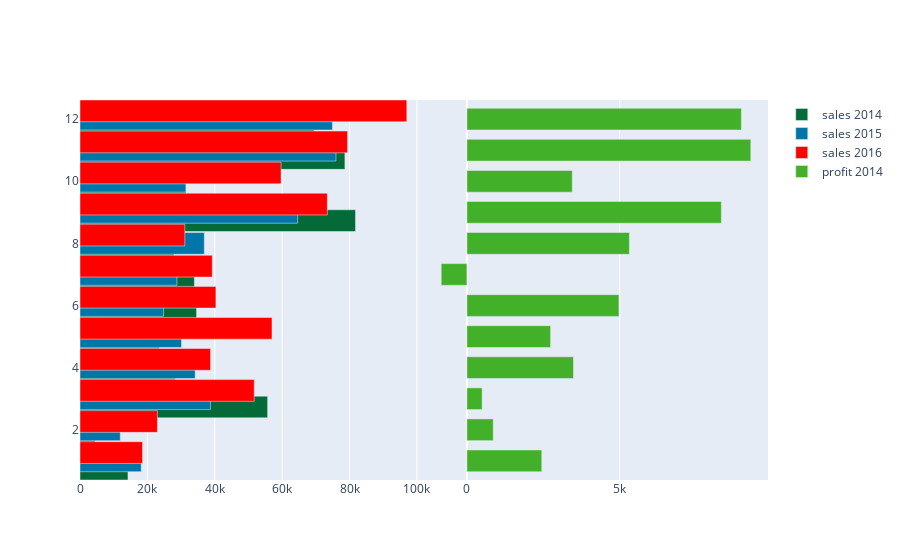

Here is the notebook cell this chart was saved with:
### Code cell
fig = make_subplots(rows=1, cols=2, specs=[[{}, {}]], shared_xaxes=False,
                    shared_yaxes=True, horizontal_spacing=0)

fig.append_trace(go.Bar(
    name='sales 2014',
    x=sp_df_group.loc[2014, "Sales"],
    y=sp_df_group.loc[2014, "Sales"].index,
    
#                      text=df["Male"].map('{:,.0f}'.format), #Display the numbers with thousands separators in hover-over tooltip 
    textposition='inside',
    orientation='h', 
    width=0.7, 
    showlegend=True, 
    marker_color='#046A38'), 
    1, 1) # 1,1 represents row 1 column 1 in the plot grid

fig.append_trace(go.Bar(
    name='sales 2015', 
    x=sp_df_group.loc[2015, "Sales"], 
    y=sp_df_group.loc[2015, "Sales"].index,
    orientation='h',
    width=0.7,
    showlegend=True, 
    marker_color='#0076A8'
),
    1, 1)

fig.append_trace(go.Bar(
    name='sales 2016', 
    x=sp_df_group.loc[2016, "Sales"], 
    y=sp_df_group.loc[2016, "Sales"].index,
    orientation='h',
    width=0.7,
    showlegend=True, 
    marker_color='red'
),
    1, 1)


fig.append_trace(go.Bar(
    name='profit 2014',
    x=sp_df_group.loc[2014, "Profit"],
    y=sp_df_group.loc[2014, "Profit"].index,
    
#                      text=df["Male"].map('{:,.0f}'.format), #Display the numbers with thousands separators in hover-over tooltip 
    textposition='inside',
    orientation='h', 
    width=0.7, 
    showlegend=True, 
    marker_color='#43B02A'), 
    1, 2) # 1,1 represents row 1 column 1 in the plot grid

fig.show()

### Figure 1 — Plotly figure (JSON) as saved in the notebook; plotly's stock layout.template omitted (floating-point values rounded to 4 significant figures)
{"data": [{"marker": {"color": "#046A38"}, "name": "sales 2014", "orientation": "h", "showlegend": true, "textposition": "inside", "type": "bar", "width": 0.7, "x": [14240.0, 4520.0, 55690.0, 28300.0, 23650.0, 34600.0, 33950.0, 27910.0, 81780.0, 31450.0, 78630.0, 69550.0], "xaxis": "x", "y": [1, 2, 3, 4, 5, 6, 7, 8, 9, 10, 11, 12], "yaxis": "y"}, {"marker": {"color": "#0076A8"}, "name": "sales 2015", "orientation": "h", "showlegend": true, "type": "bar", "width": 0.7, "x": [18170.0, 11950.0, 38730.0, 34200.0, 30130.0, 24800.0, 28770.0, 36900.0, 64600.0, 31400.0, 75970.0, 74920.0], "xaxis": "x", "y": [1, 2, 3, 4, 5, 6, 7, 8, 9, 10, 11, 12], "yaxis": "y"}, {"marker": {"color": "red"}, "name": "sales 2016", "orientation": "h", "showlegend": true, "type": "bar", "width": 0.7, "x": [18540.0, 22980.0, 51720.0, 38750.0, 56990.0, 40340.0, 39260.0, 31120.0, 73410.0, 59690.0, 79410.0, 97000.0], "xaxis": "x", "y": [1, 2, 3, 4, 5, 6, 7, 8, 9, 10, 11, 12], "yaxis": "y"}, {"marker": {"color": "#43B02A"}, "name": "profit 2014", "orientation": "h", "showlegend": true, "textposition": "inside", "type": "bar", "width": 0.7, "x": [2450.0, 862.3, 498.7, 3489.0, 2739.0, 4977.0, -841.5, 5318.0, 8328.0, 3448.0, 9292.0, 8984.0], "xaxis": "x2", "y": [1, 2, 3, 4, 5, 6, 7, 8, 9, 10, 11, 12], "yaxis": "y2"}], "layout": {"xaxis": {"anchor": "y", "domain": [0, 0.5]}, "xaxis2": {"anchor": "y2", "domain": [0.5, 1]}, "yaxis": {"anchor": "x", "domain": [0, 1]}, "yaxis2": {"anchor": "x2", "domain": [0, 1], "matches": "y", "showticklabels": false}}}
